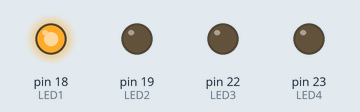
The sketch below on a simulated Arduino Mega 2560, built with avr-gcc and run on an emulated ATmega2560. On the bench: output pins drawn as LEDs (lit = HIGH).

Above: at 0.05 s.
At 0.65 s:
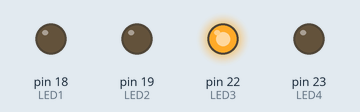
At 1.35 s:
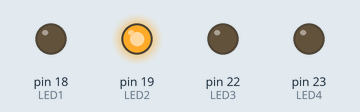
At 2.75 s:
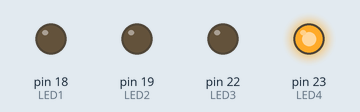
Timing chart, 0 to 3.0 s (numbered marks = the images above):
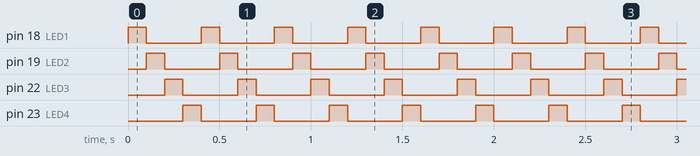

Measured:
- by itself, pin 18 (LED1), pin 19 (LED2), pin 22 (LED3), pin 23 (LED4): alternates HIGH for 0.10 s and LOW for 0.30 s

The sketch:

lab2_1.ino
```cpp
#define LED1 18
#define LED2 19
#define LED3 22
#define LED4 23

void setup() {
  pinMode(LED1, OUTPUT);
  pinMode(LED2, OUTPUT);
  pinMode(LED3, OUTPUT);
  pinMode(LED4, OUTPUT);
}
void loop() {
  digitalWrite(LED1, HIGH);
  digitalWrite(LED4, LOW);
  delay(100);
  digitalWrite(LED1, LOW);
  digitalWrite(LED2, HIGH);
  delay(100);
  digitalWrite(LED2, LOW);
  digitalWrite(LED3, HIGH);
  delay(100);
  digitalWrite(LED3, LOW);
  digitalWrite(LED4, HIGH);
  delay(100);
}
```
